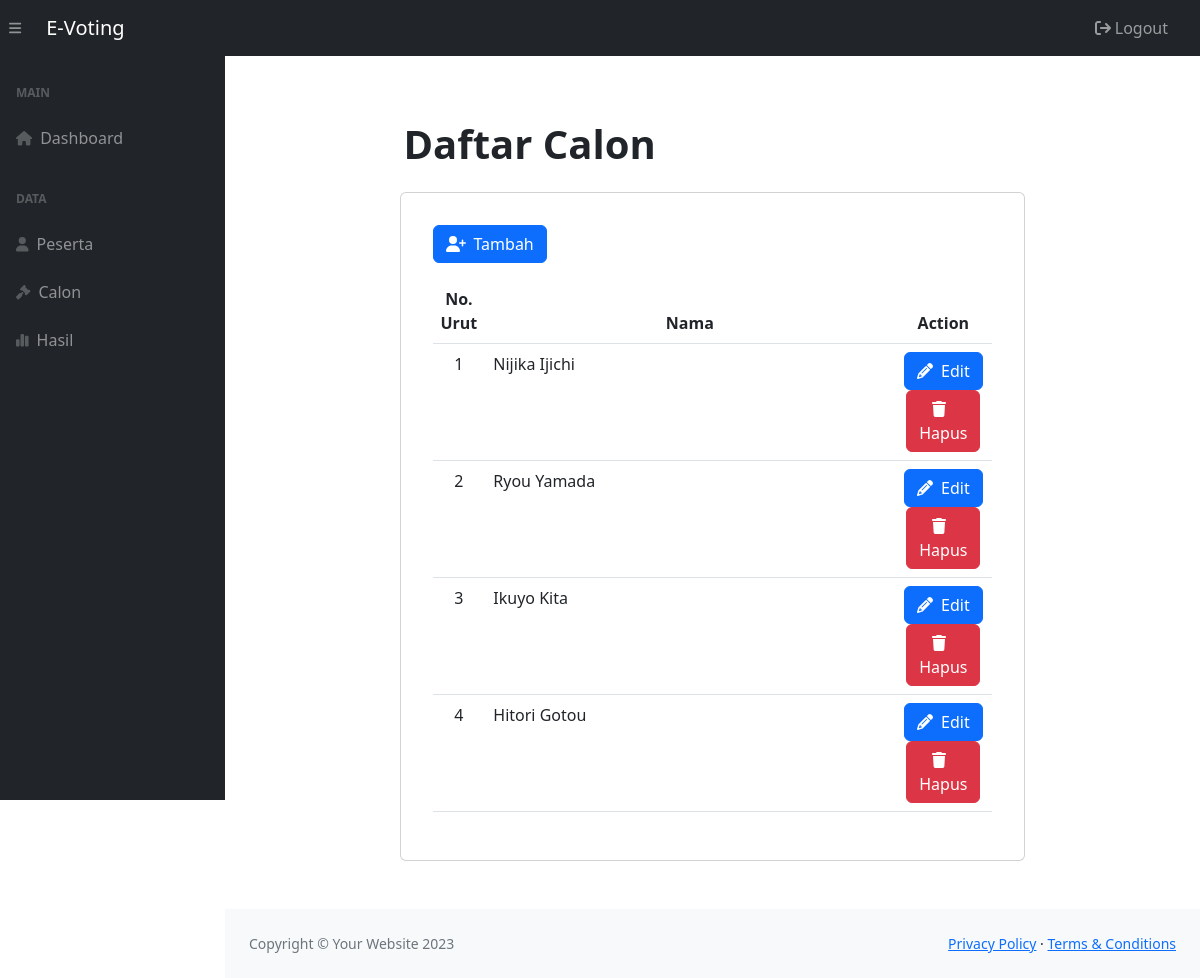
The page /admin/index.php?page=calon (signed in) on the database its author committed.
### tables this page shows
CREATE TABLE `calon` (
  `calo_id` int(11) NOT NULL,
  `calo_nama` varchar(70) NOT NULL,
  `calo_visi` text NOT NULL,
  `calo_misi` text NOT NULL,
  `calo_gambar` varchar(100) NOT NULL
);

### admin/index.php (called while the page is built, shortened)
<?php
$page = isset($_GET['page']) ? $_GET['page'] : 'dashboard';
switch ($page) {
    case 'calon':
        $content = './content/calon.php';
        break;
}
include('./sidePages/header.php');
include('./sidePages/navbar.php');
include($content);
include('./sidePages/footer.php');
?>

### admin/content/calon.php (the view, shortened to what this page needs)
<?php
include "../services/koneksi.php";
?>
<div class="container-fluid mt-5">
    <div class="row d-flex justify-content-center align-items-center">
        <div class="col-md-8 p-3">
            <h1 class="text-left fw-bold">Daftar Calon</h1>
        </div>
        <div class="col-md-8">
            <div class="card">
                <div class="card-body m-3">
                    <button type="button" class="btn btn-primary" data-bs-toggle="modal"
                        data-bs-target="#tambahModal"><i class="fa-solid fa-user-plus me-2"></i>Tambah</button>
                    <div class="table-responsive mt-3">
                        <table class="table" id="datatablesSimple">
                            <thead>
                                <tr>
                                    <th class="text-center">No. Urut</th>
                                    <th class="text-center" style="width: 450px;">Nama</th>
                                    <th class="text-center">Action</th>
                                </tr>
                            </thead>
                            <tbody>
                                <?php
                                $sql = "SELECT * FROM calon";
                                $result = mysqli_query($conn, $sql);
                                if (mysqli_num_rows($result) > 0) {
                                    while ($row = mysqli_fetch_assoc($result)) {
                                        ?>
                                        <tr>
                                            <td class="text-center">
                                                <?php echo $row["calo_id"]; ?>
                                            </td>
                                            <td>
                                                <?php echo $row["calo_nama"]; ?>
                                            </td>
                                            <td class="text-center">
                                                <button type="button" class="btn btn-primary" data-bs-toggle="modal"
                                                    data-bs-target="#editModal<?php echo $row['calo_id']; ?>"><i class="fa-solid fa-pencil me-2"></i>Edit</button>
                                                <a href='../services/action-delete.php?calo_id=<?php echo $row['calo_id']; ?>'
                                                    class='btn btn-danger mx-1'><i class="fa-solid fa-trash me-2"></i>Hapus</a>
                                            </td>
                                        </tr>
                                        <?php
                                    }
                                } else {
                                    echo "<tr><td colspan='5'>No data found</td></tr>";
                                }
                                ?>
                            </tbody>
                        </table>
                    </div>
                </div>
            </div>
        </div>
    </div>
</div>

### admin/sidePages/header.php (shortened to what this page needs)
<!DOCTYPE html>
<html lang="en">
    <head>
        <link href="https://cdn.jsdelivr.net/npm/simple-datatables@7.1.2/dist/style.min.css" rel="stylesheet" />
        <link href="./assets/css/styles.css" rel="stylesheet" />
    </head>
    <body class="sb-nav-fixed">

### admin/sidePages/navbar.php (shortened to what this page needs)
<nav class="sb-topnav navbar navbar-expand navbar-dark bg-dark">
    <button class="btn btn-link btn-sm order-1 order-lg-0 me-4 me-lg-0" id="sidebarToggle" href="#!"><i
            class="fas fa-bars"></i></button>
    <a class="navbar-brand px-3" href="index.php">E-Voting</a>
    <ul class="navbar-nav ms-auto ms-md-0 me-3 me-lg-4">
        <li class="nav-item">
            <a class="nav-link"  href="?page=logout" role="button"
                aria-expanded="false">
                <i class="fa-solid fa-arrow-right-from-bracket"></i> Logout
            </a>
        </li>
    </ul>
</nav>
<div id="layoutSidenav">
    <div id="layoutSidenav_nav">
        <nav class="sb-sidenav accordion sb-sidenav-dark" id="sidenavAccordion">
            <div class="sb-sidenav-menu">
                <div class="nav">
                    <div class="sb-sidenav-menu-heading">Main</div>
                    <a class="nav-link" href="?">
                        <div class="sb-nav-link-icon"><i class="fa-solid fa-house"></i></div>
                        Dashboard
                    </a>
                    <div class="sb-sidenav-menu-heading">Data</div>
                    <a class="nav-link" href="?page=peserta">
                        <div class="sb-nav-link-icon"><i class="fa-solid fa-user"></i></i></div>
                        Peserta
                    </a>
                    <a class="nav-link" href="?page=calon">
                        <div class="sb-nav-link-icon"><i class="fa-solid fa-gavel"></i></div>
                        Calon
                    </a>
                    <a class="nav-link" href="?page=hasil">
                        <div class="sb-nav-link-icon"><i class="fa-solid fa-chart-simple"></i></div>
                        Hasil
                    </a>
                </div>
            </div>
        </nav>
    </div>
    <div id="layoutSidenav_content">

### admin/sidePages/footer.php (shortened to what this page needs)
                <footer class="py-4 bg-light mt-5">
                    <div class="container-fluid px-4">
                        <div class="d-flex align-items-center justify-content-between small">
                            <div class="text-muted">Copyright &copy; Your Website 2023</div>
                            <div>
                                <a href="#">Privacy Policy</a>
                                &middot;
                                <a href="#">Terms &amp; Conditions</a>
                            </div>
                        </div>
                    </div>
                </footer>
            </div>
        </div>
    </body>
</html>

### rows shown on the page
calon: calo_id "1", calo_nama "Nijika Ijichi"
calon: calo_id "2", calo_nama "Ryou Yamada"
calon: calo_id "3", calo_nama "Ikuyo Kita"
calon: calo_id "4", calo_nama "Hitori Gotou"
